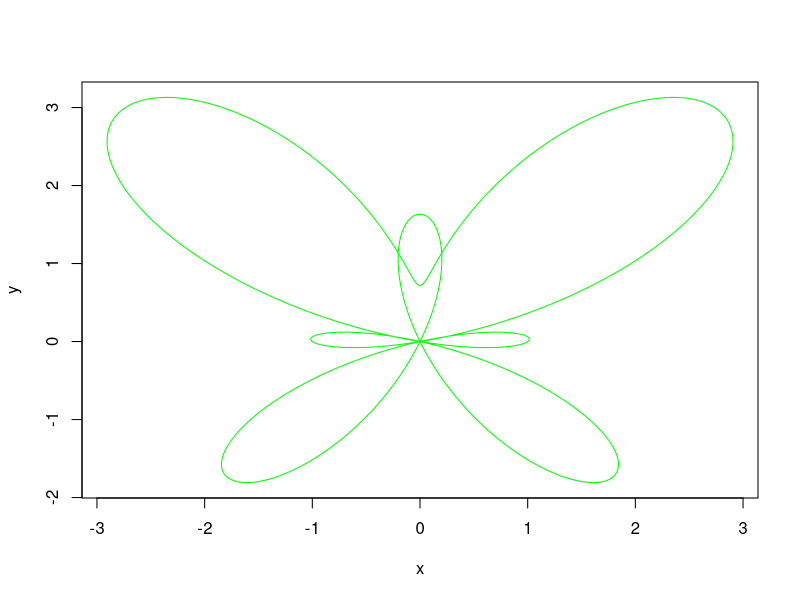
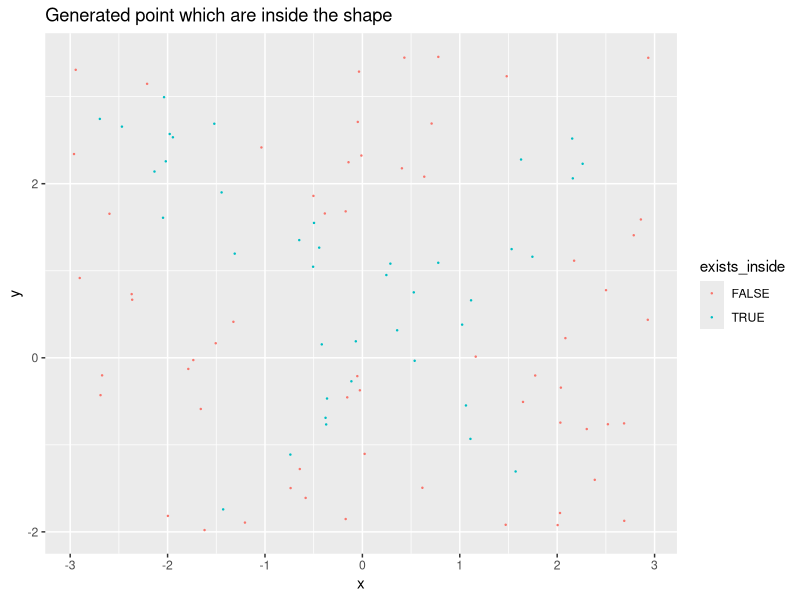
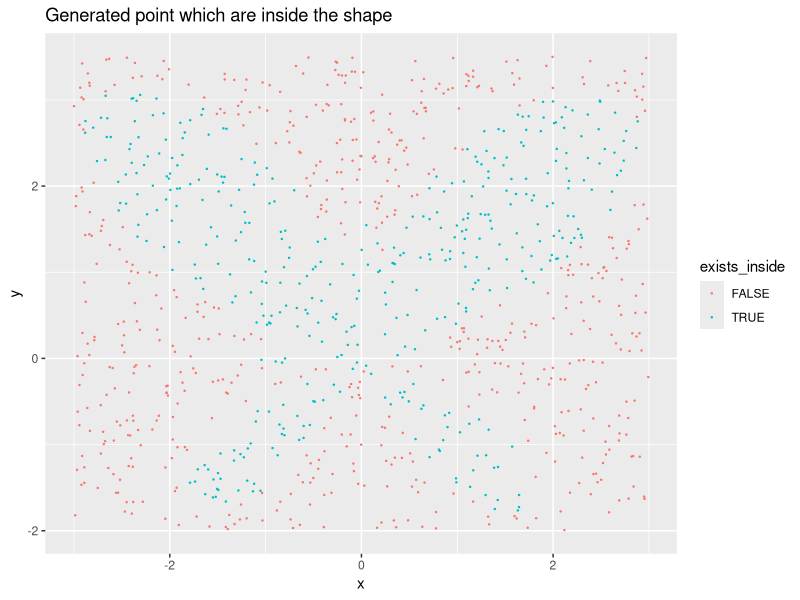
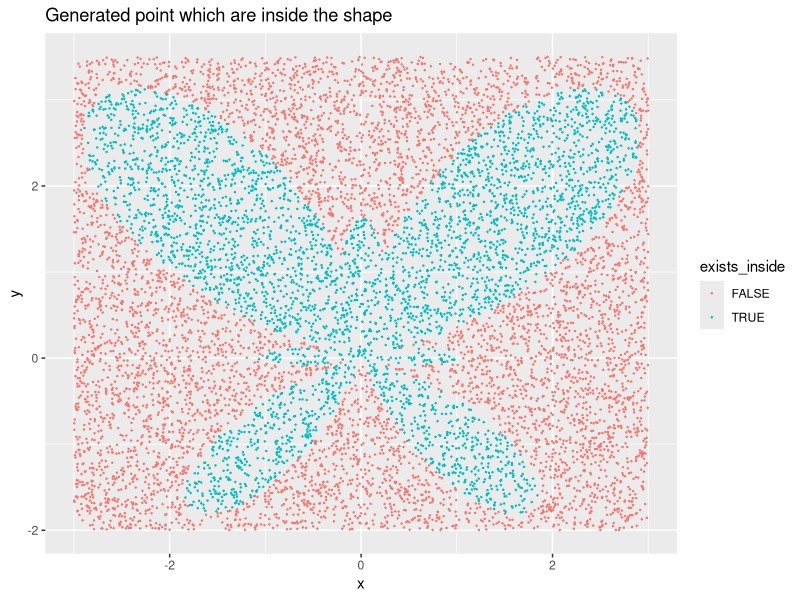
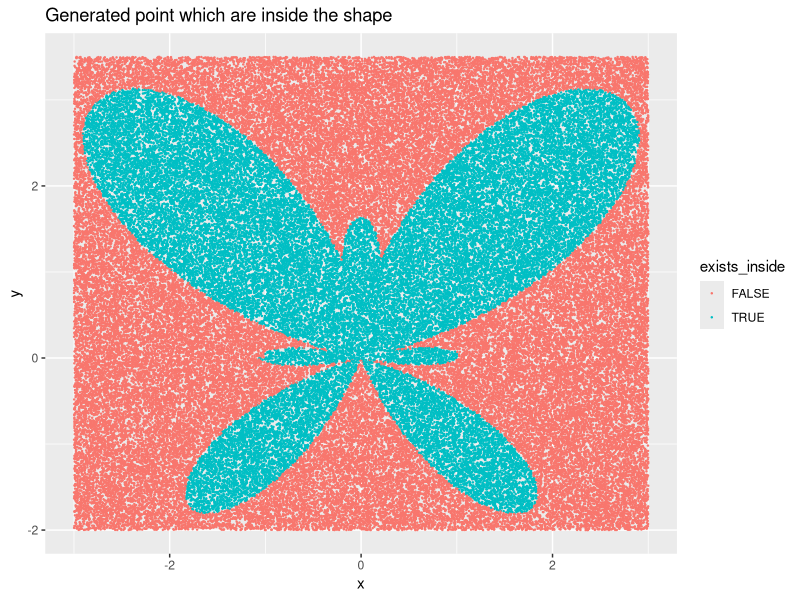

The R source for these figures, in order:
## ---- chunk 1
knitr::opts_chunk$set(echo = TRUE)
## ---- chunk 2
library("ggplot2")
set.seed(12141198)
## ---- chunk 3
integ <- function(x) {
  return(exp(-x^3))
}
## ---- chunk 4
set.seed(12141198)
mean(integ(runif(100000, min = 1, max = 6)) * (6-1))
## ---- chunk 5
integrate(integ, 1,6)
## ---- chunk 6
set.seed(12141198)

data <- rexp(100000) 
mean(integ(data + 1) / dexp(data))
## ---- chunk 7
integrate(integ, 1, Inf)
## ---- chunk 8
r <- function(t) {
  exp(cos(t))-2*cos(4*t)-sin(t/12)^5
}
t <- seq(-pi, pi, 0.0001)
x <- r(t)*sin(t)
y <- r(t)*cos(t)


plot(x, y, type='l', col = 'green')
## ---- chunk 9

check_inside <- function(x_vals, y_vals) {
  if (y_vals < 0){
    alpha <- pi
  } 
  else {
    alpha <- 0
  }
  
  beta <- atan(x_vals/y_vals) + alpha
  rad <- sqrt(x_vals^2 + y_vals^2)
  
  if (r(beta) > 0 & (rad<abs(r(beta)))) {
    return(TRUE)
  } else if (r(beta+pi)<0 & (rad<abs(r(beta + pi)))) {
    return(TRUE)
  } else {
    return(FALSE)
  }
}

## ---- chunk 10
plot_finction <- function(num_points){
  set.seed(12141198)
  x <- runif(num_points, min = -3, max = 3)
  y <- runif(num_points, min = -2, max = 3.5)
  
  exists_inside <- logical(num_points)
  for (i in 1:num_points){
    exists_inside[i] <- check_inside(x[i], y[i])
  }
  
  data <- data.frame(x, y, exists_inside)
  fig <- ggplot() + 
  geom_point(data = data, aes(x=x, y=y, color = exists_inside), size     = 0.2)+ggtitle("Generated point which are inside the shape")
  
  percentage_inside <- (sum(exists_inside) / num_points) * 100
  print(paste("Percentage of points inside the graph:", percentage_inside, "%"))
  
  print(paste("The area is ", (percentage_inside/100)*(6*5.5)))
  print(fig)
}

## ---- chunk 11
values <- c(100, 1000, 10000, 100000)

for (i in values) {
  print(paste0("Plot graph for ", i, " points"))
  plot_finction(i)
}
## ---- chunk 12
values <- data.frame(
  `number of random coordinates` = c(100, 1000, 10000, 100000),
  `estimated percentage` = c(40, 41.5, 40.4, 40.107),
  `estimated area` = c(13.2, 13.695, 13.332, 13.23531)
)

values
